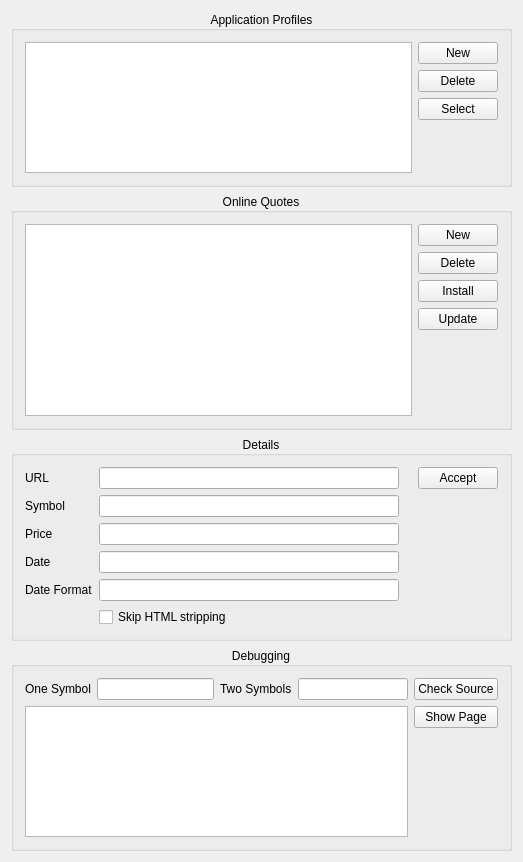
<?xml version="1.0" encoding="UTF-8"?>
<ui version="4.0">
 <class>AlkOnlineQuotesWidget</class>
 <widget class="QWidget" name="AlkOnlineQuotesWidget">
  <property name="geometry">
   <rect>
    <x>0</x>
    <y>0</y>
    <width>523</width>
    <height>862</height>
   </rect>
  </property>
  <property name="minimumSize">
   <size>
    <width>0</width>
    <height>0</height>
   </size>
  </property>
  <property name="windowTitle">
   <string>Online Quotes</string>
  </property>
  <layout class="QGridLayout" name="gridLayout_2">
   <item row="0" column="0">
    <layout class="QHBoxLayout" name="horizontalLayout_8">
     <item>
      <layout class="QVBoxLayout" name="verticalLayout_6">
       <item>
        <widget class="QGroupBox" name="profilesGroupBox">
         <property name="whatsThis">
          <string>&lt;html&gt;&lt;head/&gt;&lt;body&gt;&lt;p&gt;Select, add or delete an application profile, where where to load profiles from and save into eg. kmymoney or skrooge.&lt;/p&gt;&lt;/body&gt;&lt;/html&gt;</string>
         </property>
         <property name="title">
          <string>Application Profiles</string>
         </property>
         <property name="alignment">
          <set>Qt::AlignCenter</set>
         </property>
         <layout class="QGridLayout" name="gridLayout_3">
          <item row="0" column="0">
           <layout class="QHBoxLayout" name="horizontalLayout_7">
            <item>
             <widget class="KListWidget" name="m_profileList"/>
            </item>
            <item>
             <layout class="QVBoxLayout" name="verticalLayout_7">
              <item>
               <widget class="QPushButton" name="m_newProfile">
                <property name="text">
                 <string>New</string>
                </property>
               </widget>
              </item>
              <item>
               <widget class="QPushButton" name="m_deleteProfile">
                <property name="text">
                 <string>Delete</string>
                </property>
               </widget>
              </item>
              <item>
               <widget class="QPushButton" name="m_selectProfile">
                <property name="text">
                 <string>Select</string>
                </property>
               </widget>
              </item>
              <item>
               <spacer name="verticalSpacer_4">
                <property name="orientation">
                 <enum>Qt::Vertical</enum>
                </property>
                <property name="sizeHint" stdset="0">
                 <size>
                  <width>20</width>
                  <height>40</height>
                 </size>
                </property>
               </spacer>
              </item>
             </layout>
            </item>
           </layout>
          </item>
         </layout>
        </widget>
       </item>
       <item>
        <widget class="QGroupBox" name="onlineQuotesGroupBox">
         <property name="whatsThis">
          <string>&lt;html&gt;&lt;head/&gt;&lt;body&gt;&lt;p&gt;online price quotes&lt;/p&gt;&lt;/body&gt;&lt;/html&gt;</string>
         </property>
         <property name="title">
          <string>Online Quotes</string>
         </property>
         <property name="alignment">
          <set>Qt::AlignCenter</set>
         </property>
         <layout class="QHBoxLayout" name="horizontalLayout">
          <item>
           <widget class="KListWidget" name="m_quoteSourceList">
            <property name="sizePolicy">
             <sizepolicy hsizetype="Expanding" vsizetype="MinimumExpanding">
              <horstretch>0</horstretch>
              <verstretch>0</verstretch>
             </sizepolicy>
            </property>
           </widget>
          </item>
          <item>
           <layout class="QVBoxLayout" name="verticalLayout">
            <item>
             <widget class="KPushButton" name="m_newButton">
              <property name="text">
               <string comment="@action create new quote source">New</string>
              </property>
             </widget>
            </item>
            <item>
             <widget class="KPushButton" name="m_deleteButton">
              <property name="text">
               <string>Delete</string>
              </property>
             </widget>
            </item>
            <item>
             <widget class="KPushButton" name="m_installButton">
              <property name="text">
               <string>Install</string>
              </property>
             </widget>
            </item>
            <item>
             <widget class="KPushButton" name="m_updateButton">
              <property name="text">
               <string>Update</string>
              </property>
             </widget>
            </item>
            <item>
             <spacer name="verticalSpacer">
              <property name="orientation">
               <enum>Qt::Vertical</enum>
              </property>
              <property name="sizeHint" stdset="0">
               <size>
                <width>20</width>
                <height>40</height>
               </size>
              </property>
             </spacer>
            </item>
           </layout>
          </item>
         </layout>
        </widget>
       </item>
       <item>
        <widget class="QGroupBox" name="detailsGroupBox">
         <property name="whatsThis">
          <string>&lt;html&gt;&lt;head/&gt;&lt;body&gt;&lt;p&gt;&lt;span style=&quot; font-style:italic;&quot;&gt;Enter regular expressions which can be used to parse the data returned from the URL entered above. The symbol, price, and date must be found in the quote data to be usable. You may also try the KMyMoney forum at &lt;/span&gt;&lt;a href=&quot;https://forum.kde.org/viewforum.php?f=69&quot;&gt;&lt;span style=&quot; text-decoration: underline; color:#2980b9;&quot;&gt;https://forum.kde.org/viewforum.php?f=69&lt;/span&gt;&lt;/a&gt;  or the &lt;span style=&quot; font-style:italic;&quot;&gt;user's mailinglist at &lt;/span&gt;&lt;a href=&quot;mailto:kmymoney@kde.org&quot;&gt;&lt;span style=&quot; font-style:italic; text-decoration: underline; color:#2980b9;&quot;&gt;kmymoney@kde.org&lt;/span&gt;&lt;/a&gt;&lt;span style=&quot; font-style:italic;&quot;&gt; to find what settings work for other users in your country.&lt;/span&gt;&lt;/p&gt;&lt;/body&gt;&lt;/html&gt;</string>
         </property>
         <property name="title">
          <string>Details</string>
         </property>
         <property name="alignment">
          <set>Qt::AlignCenter</set>
         </property>
         <layout class="QVBoxLayout" name="verticalLayout_4">
          <item>
           <layout class="QHBoxLayout" name="horizontalLayout_2">
            <item>
             <layout class="QGridLayout" name="gridLayout">
              <item row="2" column="1">
               <widget class="KLineEdit" name="m_editPrice">
                <property name="toolTip">
                 <string>Regular Expression to extract the price from the downloaded data</string>
                </property>
               </widget>
              </item>
              <item row="2" column="0">
               <widget class="QLabel" name="textLabel3">
                <property name="text">
                 <string>Price</string>
                </property>
                <property name="wordWrap">
                 <bool>false</bool>
                </property>
               </widget>
              </item>
              <item row="4" column="1">
               <widget class="KLineEdit" name="m_editDateFormat">
                <property name="toolTip">
                 <string>Regular Expression to extract the date from the downloaded data</string>
                </property>
               </widget>
              </item>
              <item row="4" column="0">
               <widget class="QLabel" name="textLabel4_2">
                <property name="text">
                 <string>Date Format</string>
                </property>
                <property name="wordWrap">
                 <bool>false</bool>
                </property>
               </widget>
              </item>
              <item row="1" column="0">
               <widget class="QLabel" name="textLabel2">
                <property name="text">
                 <string>Symbol</string>
                </property>
                <property name="wordWrap">
                 <bool>false</bool>
                </property>
               </widget>
              </item>
              <item row="1" column="1">
               <widget class="KLineEdit" name="m_editSymbol">
                <property name="toolTip">
                 <string>Regular Expression to extract the symbol from the downloaded data</string>
                </property>
               </widget>
              </item>
              <item row="2" column="2">
               <widget class="QLabel" name="m_priceCheckLabel">
                <property name="text">
                 <string/>
                </property>
               </widget>
              </item>
              <item row="5" column="1">
               <widget class="QCheckBox" name="m_skipStripping">
                <property name="whatsThis">
                 <string>&lt;p&gt;For easier processing of the data returned by the online source, KMyMoney usually strips unused parts before it is parsed with the regular expressions. If matching of the fields relies on those items, then use this option to turn stripping off.&lt;/p&gt;

&lt;p&gt;The following items are usually removed by stripping:

&lt;ul&gt;
&lt;li&gt;HTML tags such as &lt;b&gt;&amp;lt;tag&amp;gt;&lt;/b&gt;&lt;/li&gt;
&lt;li&gt;&amp; encoded characters such as &lt;b&gt;&amp;amp;nbsp;&lt;/b&gt;&lt;/li&gt;
&lt;li&gt;duplicate whitespace&lt;/li&gt;
&lt;/ul&gt;
&lt;/p&gt;</string>
                </property>
                <property name="text">
                 <string>Skip HTML stripping</string>
                </property>
               </widget>
              </item>
              <item row="1" column="2">
               <widget class="QLabel" name="m_symbolCheckLabel">
                <property name="text">
                 <string/>
                </property>
               </widget>
              </item>
              <item row="3" column="2">
               <widget class="QLabel" name="m_dateCheckLabel">
                <property name="text">
                 <string/>
                </property>
               </widget>
              </item>
              <item row="4" column="2">
               <widget class="QLabel" name="m_dateFormatCheckLabel">
                <property name="text">
                 <string/>
                </property>
               </widget>
              </item>
              <item row="0" column="2">
               <widget class="QLabel" name="m_urlCheckLabel">
                <property name="text">
                 <string/>
                </property>
               </widget>
              </item>
              <item row="0" column="1">
               <widget class="KLineEdit" name="m_editURL">
                <property name="toolTip">
                 <string>URL to be used to download the quote</string>
                </property>
                <property name="whatsThis">
                 <string>Enter the URL from which stock quotes will be fetched.  &lt;b&gt;%1&lt;/b&gt; will be replaced with the symbol for the security being quoted. For currency conversions, &lt;b&gt;%2&lt;/b&gt; will be replaced with the currency to be quoted and &lt;b&gt;%1&lt;/b&gt; with the currency the quote is based on.</string>
                </property>
               </widget>
              </item>
              <item row="0" column="0">
               <widget class="QLabel" name="textLabel1">
                <property name="text">
                 <string>URL</string>
                </property>
                <property name="wordWrap">
                 <bool>false</bool>
                </property>
               </widget>
              </item>
              <item row="3" column="1">
               <widget class="KLineEdit" name="m_editDate">
                <property name="toolTip">
                 <string>Regular Expression to extract the date from the downloaded data</string>
                </property>
               </widget>
              </item>
              <item row="3" column="0">
               <widget class="QLabel" name="textLabel4">
                <property name="text">
                 <string>Date</string>
                </property>
                <property name="wordWrap">
                 <bool>false</bool>
                </property>
               </widget>
              </item>
             </layout>
            </item>
            <item>
             <layout class="QVBoxLayout" name="verticalLayout_3">
              <property name="leftMargin">
               <number>0</number>
              </property>
              <item>
               <widget class="KPushButton" name="m_acceptButton">
                <property name="text">
                 <string comment="@action update quotes from online quote source">Accept</string>
                </property>
               </widget>
              </item>
              <item>
               <spacer name="verticalSpacer_2">
                <property name="orientation">
                 <enum>Qt::Vertical</enum>
                </property>
                <property name="sizeHint" stdset="0">
                 <size>
                  <width>20</width>
                  <height>40</height>
                 </size>
                </property>
               </spacer>
              </item>
             </layout>
            </item>
           </layout>
          </item>
         </layout>
        </widget>
       </item>
       <item>
        <widget class="QGroupBox" name="DebugGroupBox">
         <property name="title">
          <string>Debugging</string>
         </property>
         <property name="alignment">
          <set>Qt::AlignCenter</set>
         </property>
         <layout class="QHBoxLayout" name="horizontalLayout_6">
          <item>
           <layout class="QVBoxLayout" name="verticalLayout_5">
            <item>
             <layout class="QHBoxLayout" name="horizontalLayout_5">
              <item>
               <layout class="QHBoxLayout" name="horizontalLayout_4">
                <item>
                 <widget class="QLabel" name="label">
                  <property name="text">
                   <string>One Symbol</string>
                  </property>
                 </widget>
                </item>
                <item>
                 <widget class="QLineEdit" name="m_checkSymbol"/>
                </item>
               </layout>
              </item>
              <item>
               <layout class="QHBoxLayout" name="horizontalLayout_3">
                <item>
                 <widget class="QLabel" name="label_2">
                  <property name="text">
                   <string>Two Symbols</string>
                  </property>
                 </widget>
                </item>
                <item>
                 <widget class="QLineEdit" name="m_checkSymbol2"/>
                </item>
               </layout>
              </item>
             </layout>
            </item>
            <item>
             <widget class="KTextEdit" name="m_logWindow"/>
            </item>
           </layout>
          </item>
          <item>
           <layout class="QVBoxLayout" name="verticalLayout_2">
            <item>
             <widget class="KPushButton" name="m_checkButton">
              <property name="text">
               <string>Check Source</string>
              </property>
             </widget>
            </item>
            <item>
             <widget class="KPushButton" name="m_showButton">
              <property name="text">
               <string>Show Page</string>
              </property>
             </widget>
            </item>
            <item>
             <spacer name="verticalSpacer_3">
              <property name="orientation">
               <enum>Qt::Vertical</enum>
              </property>
              <property name="sizeHint" stdset="0">
               <size>
                <width>20</width>
                <height>40</height>
               </size>
              </property>
             </spacer>
            </item>
           </layout>
          </item>
         </layout>
        </widget>
       </item>
      </layout>
     </item>
    </layout>
   </item>
  </layout>
 </widget>
 <layoutdefault spacing="6" margin="11"/>
 <customwidgets>
  <customwidget>
   <class>KLineEdit</class>
   <extends>QLineEdit</extends>
   <header>klineedit.h</header>
  </customwidget>
  <customwidget>
   <class>KPushButton</class>
   <extends>QPushButton</extends>
   <header>kpushbutton.h</header>
  </customwidget>
  <customwidget>
   <class>KTextEdit</class>
   <extends>QTextEdit</extends>
   <header>ktextedit.h</header>
  </customwidget>
  <customwidget>
   <class>KListWidget</class>
   <extends>QListWidget</extends>
   <header>klistwidget.h</header>
  </customwidget>
 </customwidgets>
 <resources/>
 <connections/>
</ui>
